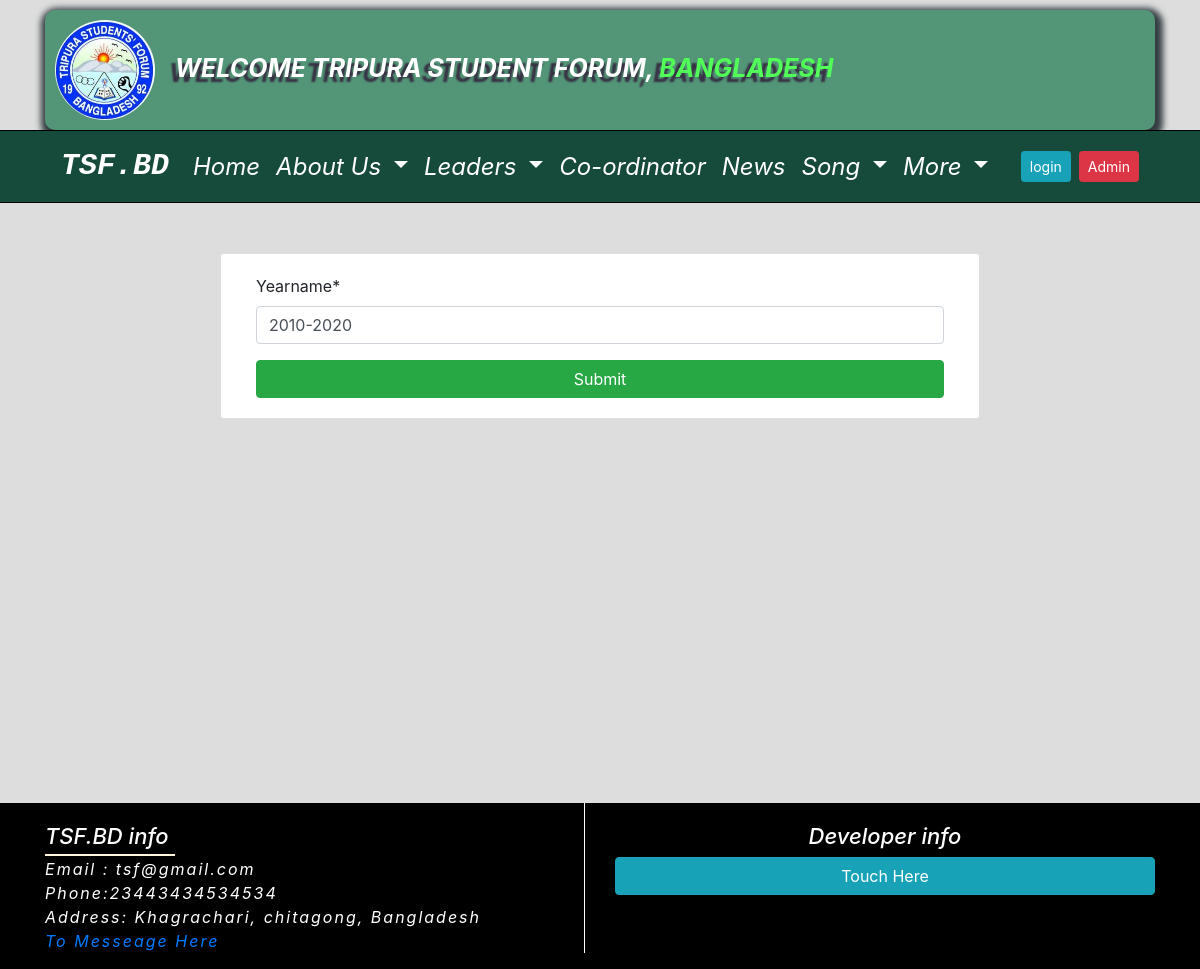
The page /central-year/update1/ on the database its author committed.
### Home_app/models.py (models this page shows, shortened)
class TsfAboutSetting(models.Model):
    tsf_logo = models.ImageField(upload_to='tsf_logo', blank=True)
    tsf_greeting = models.CharField(max_length=255, blank=True)
    country = models.CharField(max_length=255, blank=True)
    tsf_phone = models.CharField(max_length=255, blank=True)
    tsf_email = models.EmailField(max_length=255, blank=True)
    tsf_address = models.TextField(blank=True)
    tsf_about = models.TextField(blank=True)
    tsf_president_name = models.CharField(max_length=255, blank=True)
    tsf_president_photo = models.ImageField(upload_to='president_photo', blank=True)
    tsf_president_title = models.CharField(max_length=255, blank=True)
    tsf_secretary_name = models.CharField(max_length=255, blank=True)
    tsf_secretary_photo = models.ImageField(upload_to='secretary_photo', blank=True)
    tsf_secretary_title = models.CharField(max_length=255, blank=True)
    tsf_fb_link = models.URLField(max_length=255, blank=True)
    tsf_twitter_link = models.URLField(max_length=255, blank=True)
    tsf_instagram_link = models.URLField(max_length=255, blank=True)
    tsf_linkdin_link = models.URLField(max_length=255, blank=True)
    tsf_youtube_link = models.URLField(max_length=255, blank=True)
    developer_name = models.CharField(max_length=200)
    developer_address = models.CharField(max_length=250)
    developer_website = models.URLField(blank=True)
    developer_email = models.EmailField(blank=True)
    developer_fb = models.URLField(blank=True)
    developer_youtube = models.URLField(blank=True)
    developer_instagram = models.URLField(blank=True)
    developer_linkdin = models.URLField(blank=True)
    class Meta:
        verbose_name_plural = "TSF ABOUT"

### Leader_app/models.py (models this page shows, shortened)
class CentralYear(models.Model):
    yearname = models.CharField(max_length=30)
    class Meta:
        verbose_name_plural = "central year"

### Leader_app/views.py (the view)
# urls.py: path('central-year/update<int:pk>/', views.central_year_update, name='central_year_update'),
def central_year_update(request, pk):
    about_inform = TsfAboutSetting.objects.get(id=1)
    central_year = get_object_or_404(CentralYear, pk=pk)
    if request.method == 'POST':
        form = CentralForm(request.POST, instance=central_year)
        if form.is_valid():
            form.save()
            messages.info(request, 'Central year has been updated successfully')
            return redirect('central_years')
    else:
        form = CentralForm(instance=central_year)
    return render(request, 'Leader_app/central_leader/centralyear_form.html',
     context={'form': form, 'about_inform':about_inform })

### Leader_app/forms.py
class CentralForm(forms.ModelForm):
    class Meta:
        model = CentralYear
        fields = '__all__'

### templates/Leader_app/central_leader/centralyear_form.html (shortened to what this page needs)
{% extends 'home/base.html' %}
{% load static %}
{% load crispy_forms_tags %}
{% block body %}
<section class="branch_name_list_section">
<div class="container">
  <div class="row justify-content-center">
    <div class="col-md-8 card year_form">
      <div class="card-body">
        <form method="post">
      {{ form|crispy  }}
      <button type="submit" class="btn btn-success btn-block">Submit</button>
        </form>
      </div>
    </div>
  </div>
</div>
</section>
{% endblock %}

### templates/home/banner.html
{% load static %}
<section id="banner_section">
    <div class="container">
    <div class="logoheder">
      <div class="logo-section">
        <img src="{{about_inform.tsf_logo.url }}" alt=""  class=" rounded-circle logo"/>
      </div>
    <p class="logotext">{{ about_inform.tsf_greeting }}, <span class="countrytext">{{ about_inform.country }}</span></p>
    </div>
    </div>
    </section>

### templates/home/footer.html (shortened to what this page needs)
<div class="container">
    <div class="row">
       <div class="col-md-6">
   <div class="side_left">
    <ul class="footer_list">
      <h2 class="Tsf_info">TSF.BD info</h2>
       <li> Email : {{ about_inform.tsf_email }}</li>
       <li> Phone:{{ about_inform.tsf_phone }}</li>
       <li> Address: {{ about_inform.tsf_address }}</li>
       <li> <a href="{% url 'contact' %}">To Messeage Here</a></li>
     </ul>
   </div>
       </div>
       <div class="col-md-6">
<div class="footer_list">
  <h2 class="developer_title">Developer info</h2>
<button type="button" class="btn btn-info btn-block" data-toggle="modal" data-target="#exampleModalCenter">
Touch Here
</button>
</div>
            </div>
    </div>
</div>

### Home_app/static/css/home.css (style rules this page uses)
* { margin: 0; padding: 0; }
.logo { height:100px; width:100px; margin-left:10px; animation: rotatelogo 5s linear infinite ; }
.logoheder { height: 120px; margin-top:10px; background:#539677; box-shadow:2px 4px 6px 6px #333d42; border-radius:10px; padding-bottom:10px; padding-top:10px; }
.countrytext { color:#51ff58; font-weight:bold; font-style:italic; text-transform:uppercase; text-shadow:-6px 5px 2px #362e42; font-size: 25px; padding-top: 15px; }
.logotext { font-weight:bold; font-style:italic; color:#fff; text-transform:uppercase; text-shadow:-6px 5px 2px #362e42; font-size: 25px; padding-top: 30px; }
.logo-section { margin-right:20px; float: left; }

### Home_app/static/css/leader_app.css (style rules this page uses)
.year_form { margin-top: 50px; }
.branch_name_list_section { min-height: 600px; }

### Home_app/static/css/footer.css (style rules this page uses)
.footer_list { padding-top: 20px; }
.side_left { border-right: 1px solid #fff; }
.footer_list li { font-size: 16px; letter-spacing: 2px; font-style: italic; list-style: none; color: #fff; }
.developer_title { text-align: center; color: #fff!important; font-size: 22px; font-style: italic; }
.Tsf_info { color: #fff; font-size: 22px; font-style: italic; position: relative; }
.Tsf_info::after { position: absolute; content: ''; height: 2px; width: 130px; display: block; margin-top: 5px; background: cornsilk; }

### rows shown on the page
TsfAboutSetting: tsf_logo (picture), tsf_greeting "WELCOME TRIPURA STUDENT FORUM", country "BANGLADESH", tsf_email "tsf@gmail.com", tsf_phone "23443434534534", tsf_address "Khagrachari, chitagong, Bangladesh"
CentralYear: yearname "2010-2020"
